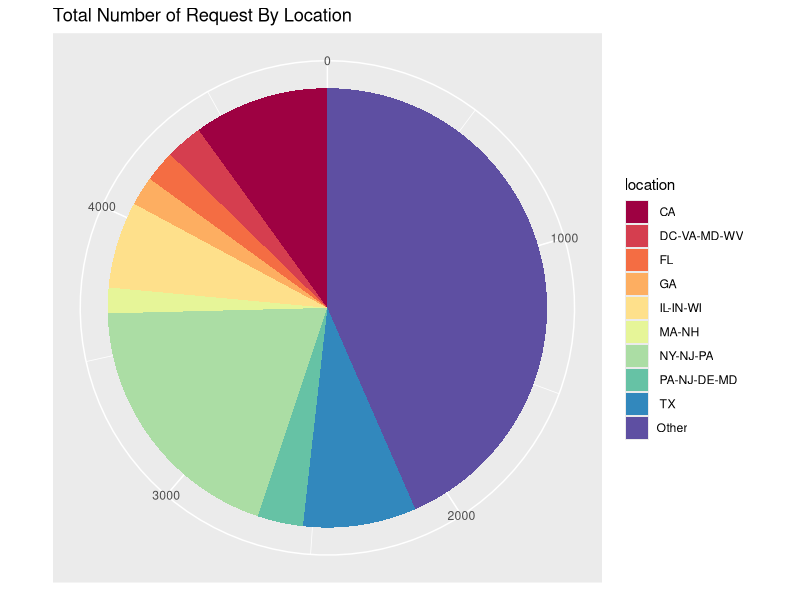
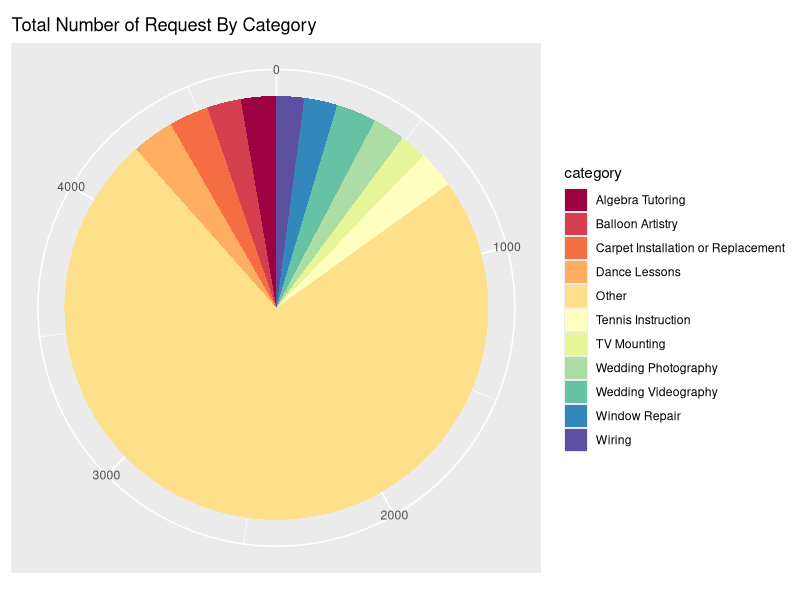

Source code (R) for these figures, in order: (Note: this script raises an error after producing the figures.)
require(ggplot2)
require(gdata)
data = read.csv("data1.csv")
location = read.csv("location.csv")
category = read.csv("category.csv")
rate = data$tquotes / data$tInvites
day = data$day - 181
rate = data.frame(day = day,rate=rate)
days = as.numeric(names(table(day)))
avg = aggregate(rate ~ day,data = rate,mean)
p = ggplot(avg, aes(x = day, y = rate)) + 
  geom_point() + 
  geom_line() +
  geom_smooth() +
  labs(title = "July 1 to August 31 in 2013", y = "Average Response Rate")

# Plot of all response rate by day
p = ggplot(rate, aes(x = day, y = rate)) + 
  geom_point() + 
  geom_smooth() +
  labs(title = "July 1 to August 31 in 2013", y = "Response Rate")
# Total number of requests by location
loc = table(data$location_id)
loc = data.frame(loc,location$state)
colnames(loc) = c("location_id","Freq","location")
loc = loc[order(loc$Freq,decreasing= TRUE),]
loc = data.frame(count=c(loc[1:10,2],sum(loc[11:96,2])),location=c(as.character(loc[1:10,3]),"Other"))
p <- ggplot(loc, aes(x=1, y=count, fill=location)) +
  geom_bar(stat="identity") +
  coord_polar(theta='y') +
  ggtitle("Total Number of Request By Location") +
  scale_fill_brewer(palette="Spectral") +
  theme(axis.ticks=element_blank(),  
        axis.title=element_blank(),  
        axis.text.y=element_blank()) 
p

# Total number of requests by category
cat = table(data$category_id)
cat = data.frame(cat,category$name)
colnames(cat) = c("category_id","Freq","category")
cat = cat[order(cat$Freq,decreasing= TRUE),]
cat = data.frame(count=c(cat[1:10,2],sum(cat[11:96,2])),category=c(as.character(cat[1:10,3]),"Other"))
p <- ggplot(cat, aes(x=1, y=count, fill=category)) +
  geom_bar(stat="identity") +
  coord_polar(theta='y') +
  ggtitle("Total Number of Request By Category") +
  scale_fill_brewer(palette="Spectral") +
  theme(axis.ticks=element_blank(),  
        axis.title=element_blank(),  
        axis.text.y=element_blank()) 
p
# Testing if there is any changes in distribution of quoting rate with rulsif
PEs = numeric(length(days))
for (i in 1:length(days)){
  day = days[i]
  cur = c(max(c(1,days[i] - 4)):day)
  nextTime = c(min(c(day+1,length(days))):min(c(day+5,length(days))))
  dat1 = rate[rate$day %in% cur,2]
  dat2 = rate[rate$day %in% nextTime,2]
  PE = rulsif(dat1,dat2,0.1) + rulsif(dat2,dat1,0.1)
  PEs[i] = PE
}

PEs2 = numeric(length(days))
for (i in 1:length(days)){
  day = days[i]
  cur = c(max(c(1,days[i] - 9)):day)
  nextTime = c(min(c(day+1,length(days))):min(c(day+10,length(days))))
  dat1 = rate[rate$day %in% cur,2]
  dat2 = rate[rate$day %in% nextTime,2]
  PE = rulsif(dat1,dat2,0.1) + rulsif(dat2,dat1,0.1)
  PEs2[i] = PE
}

PEs3 = numeric(length(days))
for (i in 1:length(days)){
  day = days[i]
  cur = c(max(c(1,days[i] - 19)):day)
  nextTime = c(min(c(day+1,length(days))):min(c(day+20,length(days))))
  dat1 = rate[rate$day %in% cur,2]
  dat2 = rate[rate$day %in% nextTime,2]
  PE = rulsif(dat1,dat2,0.1) + rulsif(dat2,dat1,0.1)
  PEs3[i] = PE
}

save(PEs,PEs2,PEs3,file= "result1")
# Plot the results
pe = data.frame(time = 1:63,pe1 = PEs,pe2 = PEs2,pe3 = PEs3)
ggplot(pe, aes(time, y = value, color = variable)) + 
  geom_point(aes(y = pe1, col = "n = 5")) + 
  geom_point(aes(y = pe2, col = "n = 10")) +
  geom_point(aes(y = pe3, col = "n = 20")) +
  geom_line(aes(y = pe1, col = "n = 5")) +
  geom_line(aes(y = pe2, col = "n = 10")) +
  geom_line(aes(y = pe3, col = "n = 20")) +
  labs(title = "Pearson Divergence from July 1 to August 31 in 2013", y = "Pearson Divergence calculated")
# Testing if there is any changes in mean of quoting rate distribution
result = numeric(length(days))
for (i in 1:length(days)){
  day = days[i]
  cur = c(max(c(1,days[i] - 4)):day)
  nextTime = c(min(c(day+1,length(days))):min(c(day+5,length(days))))
  dat1 = rate[rate$day %in% cur,2]
  dat2 = rate[rate$day %in% nextTime,2]
  t = t.test(dat1,dat2)$p.val
  result[i] = t
}

result2 = numeric(length(days))
for (i in 1:length(days)){
  day = days[i]
  cur = c(max(c(1,days[i] - 9)):day)
  nextTime = c(min(c(day+1,length(days))):min(c(day+10,length(days))))
  dat1 = rate[rate$day %in% cur,2]
  dat2 = rate[rate$day %in% nextTime,2]
  t = t.test(dat1,dat2)$p.val
  result2[i] = t
}

result3 = numeric(length(days))
for (i in 1:length(days)){
  day = days[i]
  cur = c(max(c(1,days[i] - 19)):day)
  nextTime = c(min(c(day+1,length(days))):min(c(day+20,length(days))))
  dat1 = rate[rate$day %in% cur,2]
  dat2 = rate[rate$day %in% nextTime,2]
  t = t.test(dat1,dat2)$p.val
  result3[i] = t
}
#Plot the results
ts = data.frame(time = 1:63,t1 = result,t2 = result2,t3 = result3)
ggplot(ts, aes(time, y = value, color = variable)) + 
  geom_point(aes(y = t1, col = "n = 5")) + 
  geom_point(aes(y = t2, col = "n = 10")) +
  geom_point(aes(y = t3, col = "n = 20")) +
  geom_line(aes(y = t2, col = "n = 10")) +
  geom_line(aes(y = t3, col = "n = 20")) +
  geom_hline(aes(yintercept=0.05)) +
  labs(title = "Two-sample T test from July 1 to August 31 in 2013", y = "p value")


# Testing if there is any changes in variance of quoting rate distribution
var1 = numeric(length(days))
for (i in 1:length(days)){
  day = days[i]
  cur = c(max(c(1,days[i] - 4)):day)
  nextTime = c(min(c(day+1,length(days))):min(c(day+5,length(days))))
  dat1 = rate[rate$day %in% cur,2]
  dat2 = rate[rate$day %in% nextTime,2]
  p = var.test(dat1,dat2)$p.val
  var1[i] = p
}

var2 = numeric(length(days))
for (i in 1:length(days)){
  day = days[i]
  cur = c(max(c(1,days[i] - 9)):day)
  nextTime = c(min(c(day+1,length(days))):min(c(day+10,length(days))))
  dat1 = rate[rate$day %in% cur,2]
  dat2 = rate[rate$day %in% nextTime,2]
  p = var.test(dat1,dat2)$p.val
  var2[i] = p
}

var3 = numeric(length(days))
for (i in 1:length(days)){
  day = days[i]
  cur = c(max(c(1,days[i] - 19)):day)
  nextTime = c(min(c(day+1,length(days))):min(c(day+20,length(days))))
  dat1 = rate[rate$day %in% cur,2]
  dat2 = rate[rate$day %in% nextTime,2]
  p = var.test(dat1,dat2)$p.val
  var3[i] = p
}
var = data.frame(time = 1:63,var1 = var1,var2 = var2,var3 = var3)
p = ggplot(var, aes(time, y = value, color = variable)) + 
  geom_point(aes(y = var1, col = "n = 5")) + 
  geom_point(aes(y = var2, col = "n = 10")) +
  geom_point(aes(y = var3, col = "n = 20")) +
  geom_line(aes(y = var1, col = "n = 5")) +
  geom_line(aes(y = var2, col = "n = 10")) +
  geom_line(aes(y = var3, col = "n = 20")) +
  geom_hline(aes(yintercept=0.05)) +
  labs(title = "F-test from July 1 to August 31 in 2013", y = "P Value of F Test")
p

dat1 = data.frame(rate,group = as.factor(ifelse(rate$day > 28,"After July 28th","Before July 28th")))
t.test(dat1[dat1$group == "Before July 28th",2],dat1[dat1$group!="Before July 28th",2])
m = ggplot(dat1, aes(x = rate,fill = group)) + geom_density(alpha = 0.4) +
  labs(title = "Density plot before and after July 28th")
m

# Calculate Pearson Divergence by location (Top 10 locations with highest total number of requests)
# Before and After the break point
locs = NULL
for (j in 1:10){
  tmp = 0
  dat1 = rate[(rate$day <= 28 ) & (data$location_id == j),2]
  dat2 = rate[(rate$day > 28) & (data$location_id == j),2]
  PE = rulsif(dat1,dat2,0.1) + rulsif(dat2,dat1,0.1)
  locs = c(locs,PE)
}

# Plot density plot of highest changes groups
pval = numeric(4)
for (j in 1:4){
dat1 = rate[(rate$day <= 28 ) & (data$location_id == j),2]
dat2 = rate[(rate$day > 28) & (data$location_id == j),2]
pval[j] = t.test(dat1,dat2)$p.val
dat = rbind(cbind(dat1,"Before"),cbind(dat2,"After"))
dat = data.frame(dat)
colnames(dat) = c("rate","group")
dat[,1] = as.numeric(dat[,1])
dat[,2] = as.factor(dat[,2])
assign(paste("m", j, sep=""), ggplot(dat, aes(x = rate,fill = group)) + geom_density(alpha = 0.4) +
  labs(title = paste("Density plot before and after July 28th",loc[j,2])))
} 
multiplot(m1, m2, m3, m4, cols=2)
